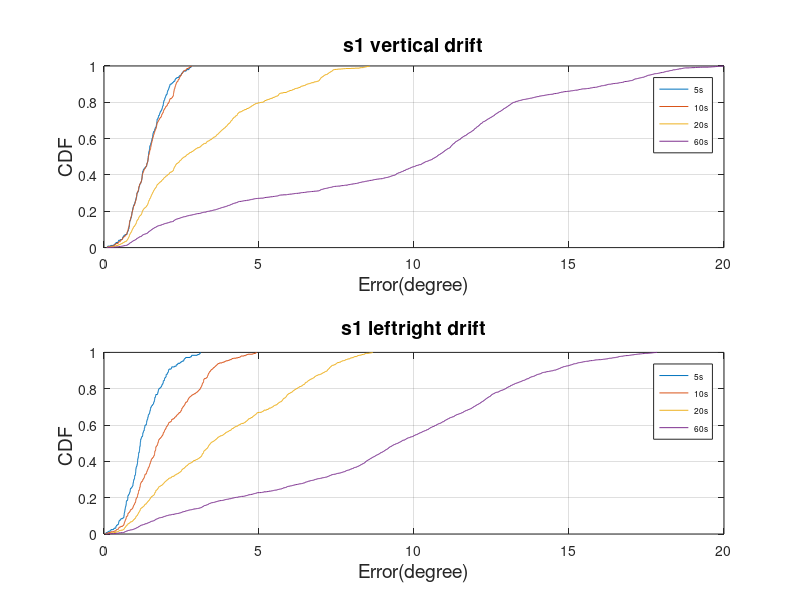
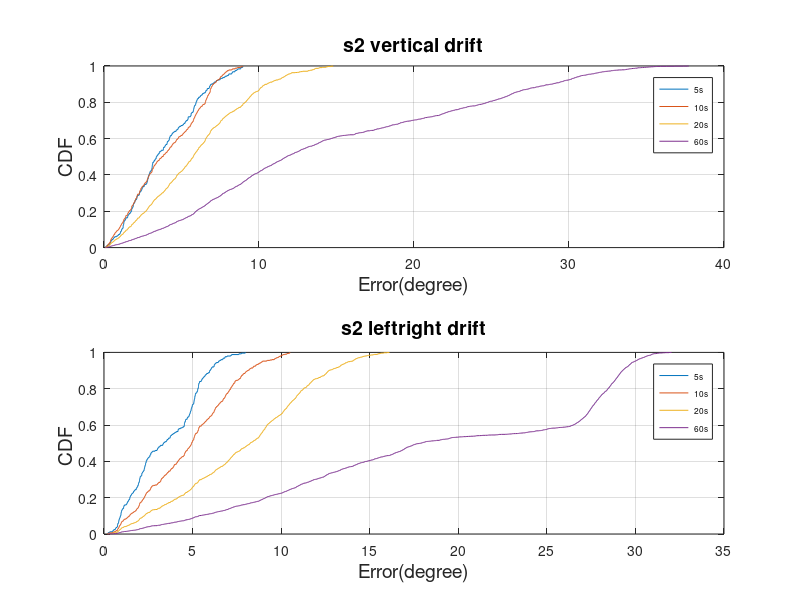
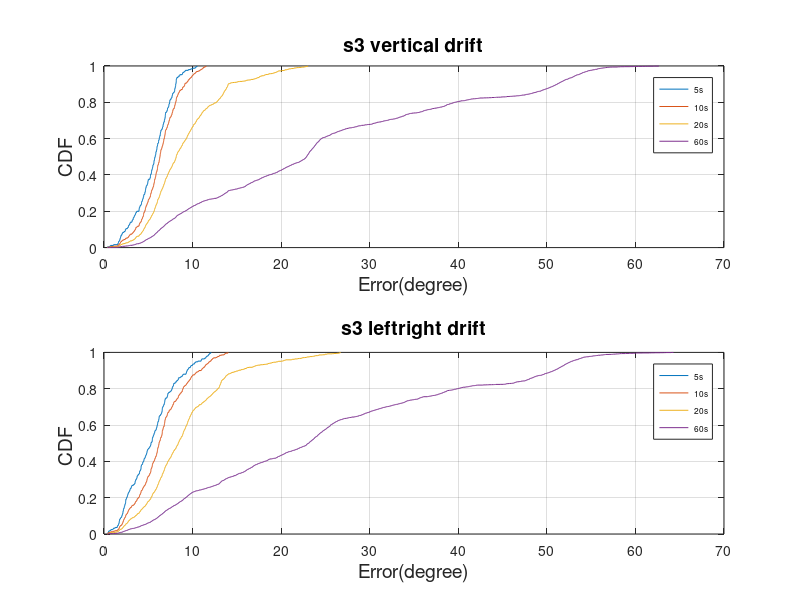
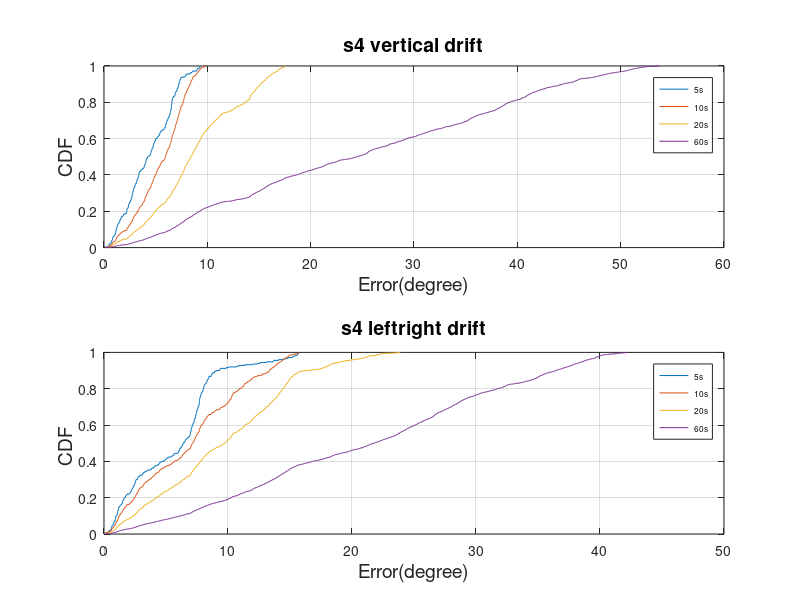

Reproduce these figures in MATLAB, in order.
s1_drift = importdata('drift_GLASS.csv')
s2_drift = importdata('drift_TOP.csv')
s3_drift = importdata('drift_LEFTHAND.csv')
s4_drift = importdata('drift_RIGHTHAND.csv')
s5_drift = importdata('drift_LEFTPANTS.csv')
s6_drift = importdata('drift_RIGHTPANTS.csv')

figure(1)
subplot(2,1,1)
cdfplot(s1_drift.data(1:250,1))
hold on 
cdfplot(s1_drift.data(1:500,1))
hold on 
cdfplot(s1_drift.data(1:1000,1))
hold on 
cdfplot(s1_drift.data(1:2938,1))
legend('5s','10s','20s','60s','FontSize',6);
xlabel('Error(degree)','FontSize',14);
ylabel('CDF','FontSize',14);
title('s1 vertical drift','FontSize',14);
subplot(2,1,2)
cdfplot(s1_drift.data(1:250,2))
hold on 
cdfplot(s1_drift.data(1:500,2))
hold on 
cdfplot(s1_drift.data(1:1000,2))
hold on 
cdfplot(s1_drift.data(1:2938,2))
legend('5s','10s','20s','60s','FontSize',6);
xlabel('Error(degree)','FontSize',14);
ylabel('CDF ','FontSize',14);
title('s1 leftright drift','FontSize',14);

figure(2)
subplot(2,1,1)
cdfplot(s2_drift.data(1:250,1))
hold on 
cdfplot(s2_drift.data(1:500,1))
hold on 
cdfplot(s2_drift.data(1:1000,1))
hold on 
cdfplot(s2_drift.data(1:2938,1))
legend('5s','10s','20s','60s','FontSize',6);
xlabel('Error(degree)','FontSize',14);
ylabel('CDF','FontSize',14);
title('s2 vertical drift','FontSize',14);
subplot(2,1,2)
cdfplot(s2_drift.data(1:250,2))
hold on 
cdfplot(s2_drift.data(1:500,2))
hold on 
cdfplot(s2_drift.data(1:1000,2))
hold on 
cdfplot(s2_drift.data(1:2938,2))
legend('5s','10s','20s','60s','FontSize',6);
xlabel('Error(degree)','FontSize',14);
ylabel('CDF ','FontSize',14);
title('s2 leftright drift','FontSize',14);

figure(3)
subplot(2,1,1)
cdfplot(s3_drift.data(1:250,1))
hold on 
cdfplot(s3_drift.data(1:500,1))
hold on 
cdfplot(s3_drift.data(1:1000,1))
hold on 
cdfplot(s3_drift.data(1:2938,1))
legend('5s','10s','20s','60s','FontSize',6);
xlabel('Error(degree)','FontSize',14);
ylabel('CDF','FontSize',14);
title('s3 vertical drift','FontSize',14);
subplot(2,1,2)
cdfplot(s3_drift.data(1:250,2))
hold on 
cdfplot(s3_drift.data(1:500,2))
hold on 
cdfplot(s3_drift.data(1:1000,2))
hold on 
cdfplot(s3_drift.data(1:2938,2))
legend('5s','10s','20s','60s','FontSize',6);
xlabel('Error(degree)','FontSize',14);
ylabel('CDF ','FontSize',14);
title('s3 leftright drift','FontSize',14);

figure(4)
subplot(2,1,1)
cdfplot(s4_drift.data(1:250,1))
hold on 
cdfplot(s4_drift.data(1:500,1))
hold on 
cdfplot(s4_drift.data(1:1000,1))
hold on 
cdfplot(s4_drift.data(1:2938,1))
legend('5s','10s','20s','60s','FontSize',6);
xlabel('Error(degree)','FontSize',14);
ylabel('CDF','FontSize',14);
title('s4 vertical drift','FontSize',14);
subplot(2,1,2)
cdfplot(s4_drift.data(1:250,2))
hold on 
cdfplot(s4_drift.data(1:500,2))
hold on 
cdfplot(s4_drift.data(1:1000,2))
hold on 
cdfplot(s4_drift.data(1:2938,2))
legend('5s','10s','20s','60s','FontSize',6);
xlabel('Error(degree)','FontSize',14);
ylabel('CDF ','FontSize',14);
title('s4 leftright drift','FontSize',14);

figure(5)
subplot(2,1,1)
cdfplot(s5_drift.data(1:250,1))
hold on 
cdfplot(s5_drift.data(1:500,1))
hold on 
cdfplot(s5_drift.data(1:1000,1))
hold on 
cdfplot(s5_drift.data(1:2938,1))
legend('5s','10s','20s','60s','FontSize',6);
xlabel('Error(degree)','FontSize',14);
ylabel('CDF','FontSize',14);
title('s5 vertical drift','FontSize',14);
subplot(2,1,2)
cdfplot(s5_drift.data(1:250,2))
hold on 
cdfplot(s5_drift.data(1:500,2))
hold on 
cdfplot(s5_drift.data(1:1000,2))
hold on 
cdfplot(s5_drift.data(1:2938,2))
legend('5s','10s','20s','60s','FontSize',6);
xlabel('Error(degree)','FontSize',14);
ylabel('CDF ','FontSize',14);
title('s5 leftright drift','FontSize',14);

figure(6)
subplot(2,1,1)
cdfplot(s6_drift.data(1:250,1))
hold on 
cdfplot(s6_drift.data(1:500,1))
hold on 
cdfplot(s6_drift.data(1:1000,1))
hold on 
cdfplot(s6_drift.data(1:2938,1))
legend('5s','10s','20s','60s','FontSize',6);
xlabel('Error(degree)','FontSize',14);
ylabel('CDF','FontSize',14);
title('s6 vertical drift','FontSize',14);
subplot(2,1,2)
cdfplot(s6_drift.data(1:250,2))
hold on 
cdfplot(s6_drift.data(1:500,2))
hold on 
cdfplot(s6_drift.data(1:1000,2))
hold on 
cdfplot(s6_drift.data(1:2938,2))
legend('5s','10s','20s','60s','FontSize',6);
xlabel('Error(degree)','FontSize',14);
ylabel('CDF ','FontSize',14);
title('s6 leftright drift','FontSize',14);